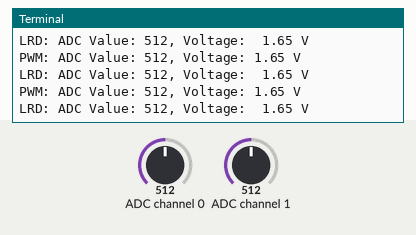
The program below on a simulated Raspberry Pi (BCM pin numbers). Parts: the last lines printed to the terminal. The inputs (shaded band) are chosen by the test bench; at power-on: ADC channel 0 = 512, ADC channel 1 = 512 (analog values on the 0–1023 scale).

Above: at 1.2 s.
1.3 s: ADC channel 0 set to 716
At 1.32 s:
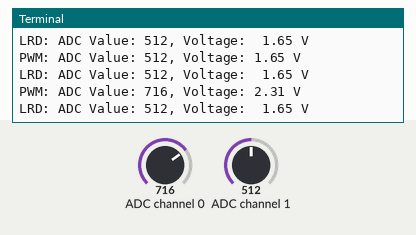
2.8 s: ADC channel 1 set to 716
At 3.13 s:
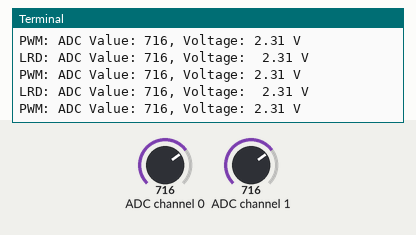
4.3 s: ADC channel 0 set to 900
At 4.35 s:
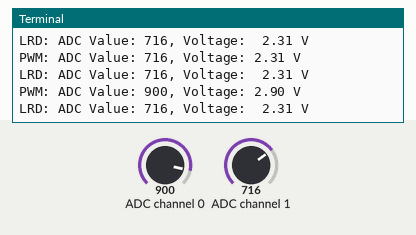
5.8 s: ADC channel 1 set to 900
At 5.86 s:
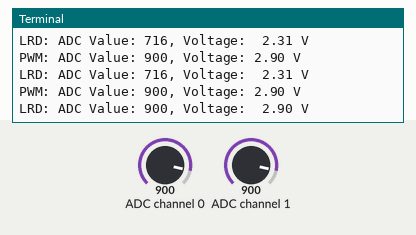
Timing chart, 0 to 8.3 s (numbered marks = the images above; inputs shaded):
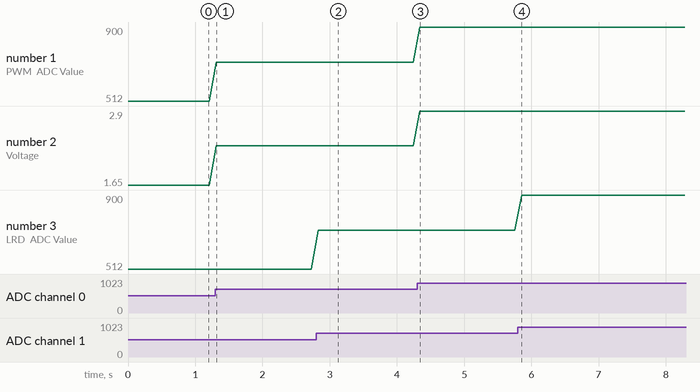

The program:

mcp.py
```python
import spidev
import RPi.GPIO as GPIO
import time


VREF = 3.3
#LED_PIN = 18

# Setup SPI
spi = spidev.SpiDev()
spi.open(0, 0)
spi.max_speed_hz = 1350000

# Setup PWM pin
GPIO.setmode(GPIO.BCM)
#GPIO.setup(LED_PIN, GPIO.OUT)
#pwm = GPIO.PWM(LED_PIN, 1000)
#pwm.start(0)

def read_channel(channel):
    adc = spi.xfer2([1, (8 + channel) << 4, 0])
    result = ((adc[1] & 3) << 8) + adc[2]
    return result

try:
    while True:
        pwm_value = read_channel(0)
        ldr_value = read_channel(1)
        voltage = (pwm_value / 1023.0) * VREF
        voltage1 = (ldr_value / 1023.0) * VREF

        #pwm.ChangeDutyCycle((pwm_value / 1023.0) * 100)

        print(f"PWM: ADC Value: {pwm_value}, Voltage: {voltage:.2f} V")

        print(f"LRD: ADC Value: {ldr_value}, Voltage: {voltage1: .2f} V")
        time.sleep(0.1)

except KeyboardInterrupt:
    print("Exiting...")
finally:
    #pwm.stop()
    GPIO.cleanup()
    spi.close()
```

Measured:
- after the input at 1.3 s, the terminal: prints a new line at once (image 1)
- after the input at 2.8 s, the terminal: prints a new line at once (image 2)
- after the input at 4.3 s, the terminal: prints a new line at once (image 3)
- after the input at 5.8 s, the terminal: prints a new line after 0.06 s (image 4)
- plotted number 1: 512 → 716 after the input at 1.3 s, 716 → 900 after the input at 4.3 s
- plotted number 2: 1.65 → 2.31 after the input at 1.3 s, 2.31 → 2.9 after the input at 4.3 s
